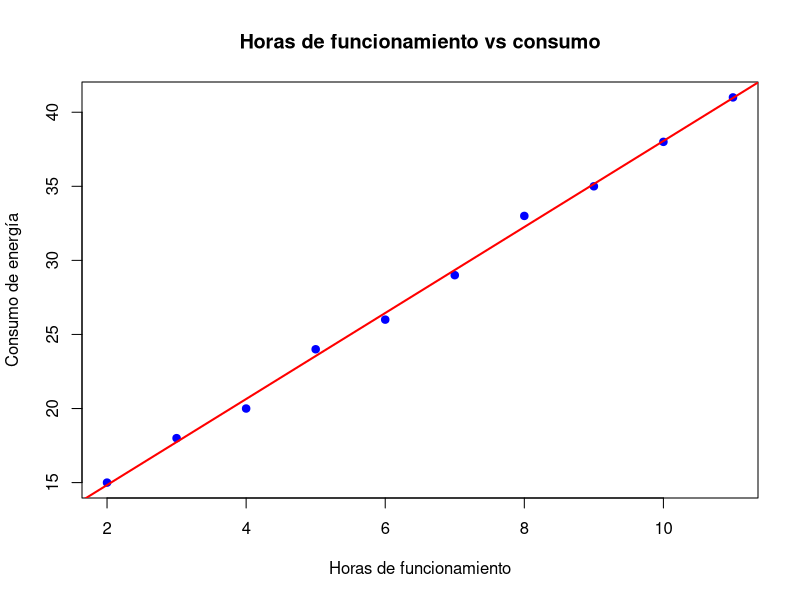
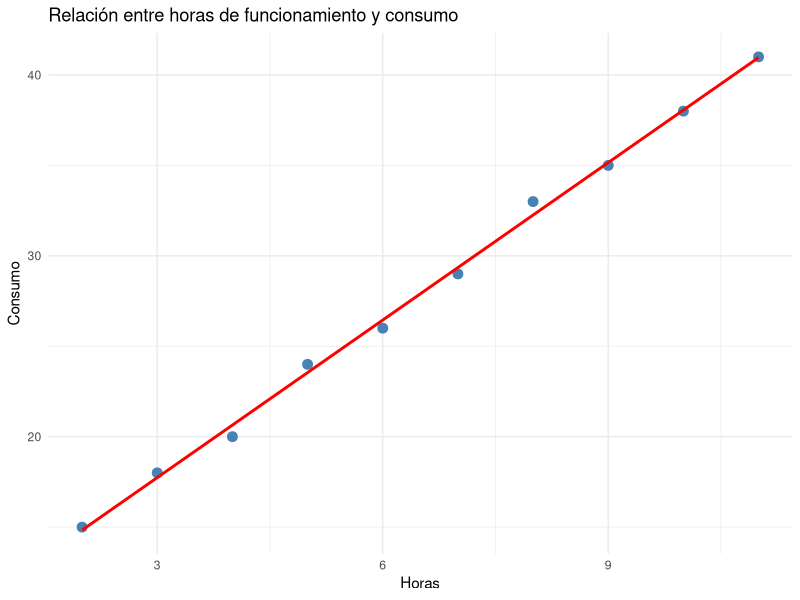

The R script that drew these images, in order:
## ---- chunk 1
knitr::opts_chunk$set(
  echo = TRUE,
  message = FALSE,
  warning = FALSE,
  fig.align = "center",
  out.width = "85%"
)
## ---- chunk 2
horas <- c(2, 3, 4, 5, 6, 7, 8, 9, 10, 11)
consumo <- c(15, 18, 20, 24, 26, 29, 33, 35, 38, 41)

datos <- data.frame(horas, consumo)
datos
## ---- chunk 3
cov(horas, consumo)
## ---- chunk 4
cor(horas, consumo)
## ---- chunk 5
plot(horas, consumo,
     pch = 19,
     col = "blue",
     main = "Horas de funcionamiento vs consumo",
     xlab = "Horas de funcionamiento",
     ylab = "Consumo de energía")
abline(lm(consumo ~ horas), col = "red", lwd = 2)
## ---- chunk 6
library(ggplot2)

ggplot(datos, aes(x = horas, y = consumo)) +
  geom_point(color = "steelblue", size = 3) +
  geom_smooth(method = "lm", se = FALSE, color = "red") +
  labs(title = "Relación entre horas de funcionamiento y consumo",
       x = "Horas",
       y = "Consumo") +
  theme_minimal()
